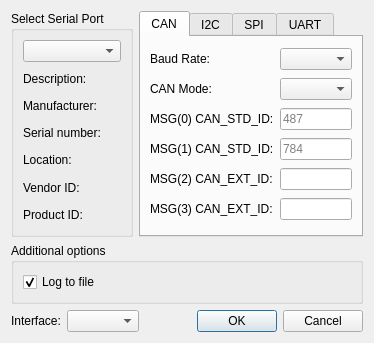
<?xml version="1.0" encoding="UTF-8"?>
<ui version="4.0">
 <class>SettingsDialog</class>
 <widget class="QDialog" name="SettingsDialog">
  <property name="geometry">
   <rect>
    <x>0</x>
    <y>0</y>
    <width>361</width>
    <height>343</height>
   </rect>
  </property>
  <property name="windowTitle">
   <string>Settings</string>
  </property>
  <layout class="QGridLayout" name="gridLayout_3">
   <item row="0" column="0">
    <widget class="QGroupBox" name="selectBox">
     <property name="title">
      <string>Select Serial Port</string>
     </property>
     <layout class="QGridLayout" name="gridLayout">
      <item row="0" column="0">
       <widget class="QComboBox" name="serialPortInfoListBox"/>
      </item>
      <item row="1" column="0">
       <widget class="QLabel" name="descriptionLabel">
        <property name="text">
         <string>Description:</string>
        </property>
       </widget>
      </item>
      <item row="2" column="0">
       <widget class="QLabel" name="manufacturerLabel">
        <property name="text">
         <string>Manufacturer:</string>
        </property>
       </widget>
      </item>
      <item row="3" column="0">
       <widget class="QLabel" name="serialNumberLabel">
        <property name="text">
         <string>Serial number:</string>
        </property>
       </widget>
      </item>
      <item row="4" column="0">
       <widget class="QLabel" name="locationLabel">
        <property name="text">
         <string>Location:</string>
        </property>
       </widget>
      </item>
      <item row="5" column="0">
       <widget class="QLabel" name="vidLabel">
        <property name="text">
         <string>Vendor ID:</string>
        </property>
       </widget>
      </item>
      <item row="6" column="0">
       <widget class="QLabel" name="pidLabel">
        <property name="text">
         <string>Product ID:</string>
        </property>
       </widget>
      </item>
     </layout>
    </widget>
   </item>
   <item row="2" column="0" colspan="2">
    <layout class="QHBoxLayout" name="horizontalLayout">
     <item>
      <widget class="QLabel" name="brgModeLabel">
       <property name="text">
        <string>Interface:</string>
       </property>
      </widget>
     </item>
     <item>
      <widget class="QComboBox" name="brgModeBox"/>
     </item>
     <item>
      <spacer name="horizontalSpacer">
       <property name="orientation">
        <enum>Qt::Horizontal</enum>
       </property>
       <property name="sizeHint" stdset="0">
        <size>
         <width>96</width>
         <height>20</height>
        </size>
       </property>
      </spacer>
     </item>
     <item>
      <widget class="QDialogButtonBox" name="buttonBox">
       <property name="standardButtons">
        <set>QDialogButtonBox::Cancel|QDialogButtonBox::Ok</set>
       </property>
      </widget>
     </item>
    </layout>
   </item>
   <item row="1" column="0" colspan="2">
    <widget class="QGroupBox" name="additionalOptionsGroupBox">
     <property name="title">
      <string>Additional options</string>
     </property>
     <layout class="QVBoxLayout" name="verticalLayout">
      <item>
       <widget class="QCheckBox" name="logFileCheckBox">
        <property name="text">
         <string>Log to file</string>
        </property>
        <property name="checked">
         <bool>true</bool>
        </property>
       </widget>
      </item>
     </layout>
    </widget>
   </item>
   <item row="0" column="1">
    <widget class="QTabWidget" name="parametersBox">
     <property name="currentIndex">
      <number>0</number>
     </property>
     <widget class="QWidget" name="parametersBoxPage1">
      <attribute name="title">
       <string>CAN</string>
      </attribute>
      <layout class="QGridLayout" name="gridLayout_2">
       <item row="0" column="0">
        <widget class="QLabel" name="baudRateLabel">
         <property name="text">
          <string>Baud Rate:</string>
         </property>
        </widget>
       </item>
       <item row="0" column="1">
        <widget class="QComboBox" name="baudRateBox"/>
       </item>
       <item row="1" column="0">
        <widget class="QLabel" name="canModeLabel">
         <property name="text">
          <string>CAN Mode:</string>
         </property>
        </widget>
       </item>
       <item row="1" column="1">
        <widget class="QComboBox" name="canModeBox"/>
       </item>
       <item row="2" column="0">
        <widget class="QLabel" name="msg0IdLabel">
         <property name="text">
          <string>MSG(0) CAN_STD_ID:</string>
         </property>
        </widget>
       </item>
       <item row="2" column="1">
        <widget class="QLineEdit" name="msg0StdIdEdit">
         <property name="placeholderText">
          <string>487</string>
         </property>
         <property name="clearButtonEnabled">
          <bool>true</bool>
         </property>
        </widget>
       </item>
       <item row="3" column="0">
        <widget class="QLabel" name="msg1IdLabel">
         <property name="text">
          <string>MSG(1) CAN_STD_ID:</string>
         </property>
        </widget>
       </item>
       <item row="3" column="1">
        <widget class="QLineEdit" name="msg1StdIdEdit">
         <property name="placeholderText">
          <string>784</string>
         </property>
         <property name="clearButtonEnabled">
          <bool>true</bool>
         </property>
        </widget>
       </item>
       <item row="4" column="0">
        <widget class="QLabel" name="msg2IdLabel">
         <property name="text">
          <string>MSG(2) CAN_EXT_ID:</string>
         </property>
        </widget>
       </item>
       <item row="4" column="1">
        <widget class="QLineEdit" name="msg2ExtIdEdit">
         <property name="clearButtonEnabled">
          <bool>true</bool>
         </property>
        </widget>
       </item>
       <item row="5" column="0">
        <widget class="QLabel" name="msg3IdLabel">
         <property name="text">
          <string>MSG(3) CAN_EXT_ID:</string>
         </property>
        </widget>
       </item>
       <item row="5" column="1">
        <widget class="QLineEdit" name="msg3ExtIdEdit">
         <property name="clearButtonEnabled">
          <bool>true</bool>
         </property>
        </widget>
       </item>
      </layout>
     </widget>
     <widget class="QWidget" name="tabI2C">
      <attribute name="title">
       <string>I2C</string>
      </attribute>
      <layout class="QGridLayout" name="i2cgridLayout">
       <item row="0" column="1">
        <widget class="QComboBox" name="i2cModeBox"/>
       </item>
       <item row="1" column="1">
        <widget class="QComboBox" name="i2cClockBox"/>
       </item>
       <item row="0" column="0">
        <widget class="QLabel" name="i2cModeLabel">
         <property name="text">
          <string>I2C Mode:</string>
         </property>
        </widget>
       </item>
       <item row="1" column="0">
        <widget class="QLabel" name="i2cClockLabel">
         <property name="text">
          <string>Bus Clock:</string>
         </property>
        </widget>
       </item>
      </layout>
     </widget>
     <widget class="QWidget" name="tabSPI">
      <attribute name="title">
       <string>SPI</string>
      </attribute>
      <layout class="QGridLayout" name="spigridLayout">
       <item row="0" column="1">
        <widget class="QComboBox" name="spiModeBox"/>
       </item>
       <item row="1" column="0">
        <widget class="QLabel" name="spiClockLabel">
         <property name="text">
          <string>Bus Clock:</string>
         </property>
        </widget>
       </item>
       <item row="1" column="1">
        <widget class="QComboBox" name="spiClockBox"/>
       </item>
       <item row="0" column="0">
        <widget class="QLabel" name="spiModeLabel">
         <property name="text">
          <string>SPI Mode:</string>
         </property>
        </widget>
       </item>
       <item row="2" column="0">
        <widget class="QLabel" name="spiTypeLabel">
         <property name="text">
          <string>Type:</string>
         </property>
        </widget>
       </item>
       <item row="2" column="1">
        <widget class="QComboBox" name="spiTypeBox"/>
       </item>
       <item row="3" column="0">
        <widget class="QLabel" name="spiOrderLabel">
         <property name="text">
          <string>Order:</string>
         </property>
        </widget>
       </item>
       <item row="3" column="1">
        <widget class="QComboBox" name="spiOrderBox"/>
       </item>
       <item row="4" column="0">
        <widget class="QLabel" name="spiSsActiveLabel">
         <property name="text">
          <string>SS Active:</string>
         </property>
        </widget>
       </item>
       <item row="4" column="1">
        <widget class="QComboBox" name="spiSsActiveBox"/>
       </item>
      </layout>
     </widget>
     <widget class="QWidget" name="tabUART">
      <attribute name="title">
       <string>UART</string>
      </attribute>
      <widget class="QLabel" name="uartBaudRateLabel">
       <property name="geometry">
        <rect>
         <x>10</x>
         <y>20</y>
         <width>108</width>
         <height>20</height>
        </rect>
       </property>
       <property name="text">
        <string>Baud Rate:</string>
       </property>
      </widget>
      <widget class="QComboBox" name="uartBaudRateBox">
       <property name="geometry">
        <rect>
         <x>100</x>
         <y>20</y>
         <width>81</width>
         <height>20</height>
        </rect>
       </property>
      </widget>
      <widget class="QLabel" name="uartParityBitLabel">
       <property name="geometry">
        <rect>
         <x>10</x>
         <y>60</y>
         <width>108</width>
         <height>20</height>
        </rect>
       </property>
       <property name="text">
        <string>Parity Bit:</string>
       </property>
      </widget>
      <widget class="QLabel" name="uartDataBitLabel">
       <property name="geometry">
        <rect>
         <x>10</x>
         <y>100</y>
         <width>108</width>
         <height>20</height>
        </rect>
       </property>
       <property name="text">
        <string>Data Bit:</string>
       </property>
      </widget>
      <widget class="QLabel" name="uartBaudRateLabel_4">
       <property name="geometry">
        <rect>
         <x>10</x>
         <y>140</y>
         <width>108</width>
         <height>20</height>
        </rect>
       </property>
       <property name="text">
        <string>Stop Bit:</string>
       </property>
      </widget>
      <widget class="QComboBox" name="uartParityBitBox">
       <property name="geometry">
        <rect>
         <x>100</x>
         <y>60</y>
         <width>81</width>
         <height>20</height>
        </rect>
       </property>
      </widget>
      <widget class="QComboBox" name="uartDataBitBox">
       <property name="geometry">
        <rect>
         <x>100</x>
         <y>100</y>
         <width>81</width>
         <height>20</height>
        </rect>
       </property>
      </widget>
      <widget class="QComboBox" name="uartStopBitBox">
       <property name="geometry">
        <rect>
         <x>100</x>
         <y>140</y>
         <width>81</width>
         <height>20</height>
        </rect>
       </property>
      </widget>
     </widget>
    </widget>
   </item>
  </layout>
 </widget>
 <resources/>
 <connections/>
</ui>
